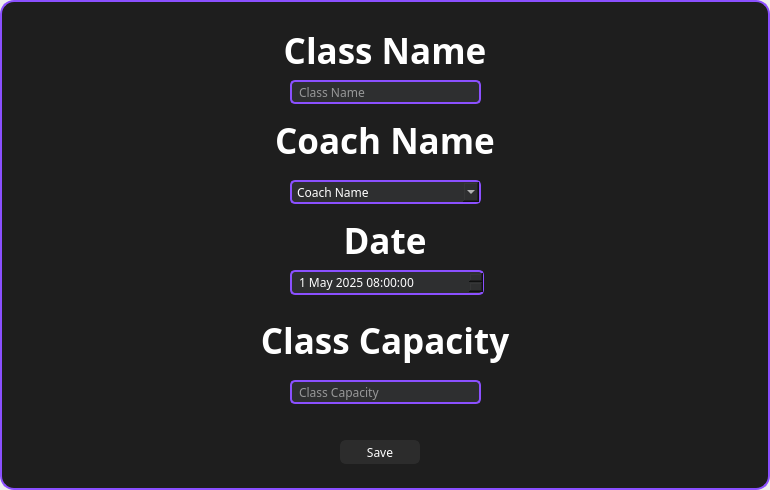
<?xml version="1.0" encoding="UTF-8"?>
<ui version="4.0">
 <class>Receptionist_classesClass</class>
 <widget class="QWidget" name="Receptionist_classesClass">
  <property name="geometry">
   <rect>
    <x>0</x>
    <y>0</y>
    <width>770</width>
    <height>490</height>
   </rect>
  </property>
  <property name="windowTitle">
   <string>Form</string>
  </property>
  <widget class="QLabel" name="Background">
   <property name="geometry">
    <rect>
     <x>0</x>
     <y>0</y>
     <width>770</width>
     <height>490</height>
    </rect>
   </property>
   <property name="styleSheet">
    <string notr="true">background-color: #1e1e1e;
    border: 2px solid #8B50FF ;
    border-radius: 14px;</string>
   </property>
   <property name="text">
    <string/>
   </property>
  </widget>
  <widget class="QComboBox" name="coachNames">
   <property name="geometry">
    <rect>
     <x>290</x>
     <y>180</y>
     <width>191</width>
     <height>24</height>
    </rect>
   </property>
   <property name="font">
    <font>
     <family>Futura</family>
    </font>
   </property>
   <property name="styleSheet">
    <string notr="true">	color:white;
	padding-left: 5px;
    border-radius: 5px;
    border: 2px solid #8B50FF ;
	background-color: #2e2f30;</string>
   </property>
   <property name="placeholderText">
    <string>Coach Name</string>
   </property>
   <item>
    <property name="text">
     <string>Choose Coach</string>
    </property>
   </item>
  </widget>
  <widget class="QLabel" name="label">
   <property name="geometry">
    <rect>
     <x>0</x>
     <y>100</y>
     <width>770</width>
     <height>81</height>
    </rect>
   </property>
   <property name="font">
    <font>
     <family>Futura</family>
     <pointsize>26</pointsize>
     <bold>true</bold>
    </font>
   </property>
   <property name="styleSheet">
    <string notr="true">color:white;</string>
   </property>
   <property name="text">
    <string>Coach Name</string>
   </property>
   <property name="alignment">
    <set>Qt::AlignmentFlag::AlignCenter</set>
   </property>
  </widget>
  <widget class="QLabel" name="label_2">
   <property name="geometry">
    <rect>
     <x>0</x>
     <y>200</y>
     <width>770</width>
     <height>81</height>
    </rect>
   </property>
   <property name="font">
    <font>
     <family>Futura</family>
     <pointsize>26</pointsize>
     <bold>true</bold>
    </font>
   </property>
   <property name="styleSheet">
    <string notr="true">color:white;</string>
   </property>
   <property name="text">
    <string>Date</string>
   </property>
   <property name="alignment">
    <set>Qt::AlignmentFlag::AlignCenter</set>
   </property>
  </widget>
  <widget class="QLabel" name="label_3">
   <property name="geometry">
    <rect>
     <x>0</x>
     <y>10</y>
     <width>770</width>
     <height>81</height>
    </rect>
   </property>
   <property name="font">
    <font>
     <family>Futura</family>
     <pointsize>26</pointsize>
     <bold>true</bold>
    </font>
   </property>
   <property name="styleSheet">
    <string notr="true">color:white;</string>
   </property>
   <property name="text">
    <string>Class Name</string>
   </property>
   <property name="alignment">
    <set>Qt::AlignmentFlag::AlignCenter</set>
   </property>
  </widget>
  <widget class="QLineEdit" name="className">
   <property name="geometry">
    <rect>
     <x>290</x>
     <y>80</y>
     <width>191</width>
     <height>24</height>
    </rect>
   </property>
   <property name="font">
    <font>
     <family>Futura</family>
    </font>
   </property>
   <property name="styleSheet">
    <string notr="true">	color:white;
	padding-left: 5px;
    border-radius: 5px;
    border: 2px solid #8B50FF ;
	background-color: #2e2f30;</string>
   </property>
   <property name="placeholderText">
    <string>Class Name</string>
   </property>
  </widget>
  <widget class="QDateTimeEdit" name="dateTime">
   <property name="geometry">
    <rect>
     <x>290</x>
     <y>270</y>
     <width>194</width>
     <height>25</height>
    </rect>
   </property>
   <property name="font">
    <font>
     <family>Futura</family>
    </font>
   </property>
   <property name="styleSheet">
    <string notr="true">	color:white;
	padding-left: 5px;
    border-radius: 5px;
    border: 2px solid #8B50FF ;
	background-color: #2e2f30;</string>
   </property>
   <property name="maximumDateTime">
    <datetime>
     <hour>23</hour>
     <minute>59</minute>
     <second>59</second>
     <year>2025</year>
     <month>5</month>
     <day>31</day>
    </datetime>
   </property>
   <property name="minimumDateTime">
    <datetime>
     <hour>8</hour>
     <minute>0</minute>
     <second>0</second>
     <year>2025</year>
     <month>5</month>
     <day>1</day>
    </datetime>
   </property>
   <property name="minimumTime">
    <time>
     <hour>8</hour>
     <minute>0</minute>
     <second>0</second>
    </time>
   </property>
  </widget>
  <widget class="QLineEdit" name="classCapacity">
   <property name="geometry">
    <rect>
     <x>290</x>
     <y>380</y>
     <width>191</width>
     <height>24</height>
    </rect>
   </property>
   <property name="font">
    <font>
     <family>Futura</family>
    </font>
   </property>
   <property name="styleSheet">
    <string notr="true">	color:white;
	padding-left: 5px;
    border-radius: 5px;
    border: 2px solid #8B50FF ;
	background-color: #2e2f30;</string>
   </property>
   <property name="inputMask">
    <string/>
   </property>
   <property name="text">
    <string/>
   </property>
   <property name="placeholderText">
    <string>Class Capacity</string>
   </property>
  </widget>
  <widget class="QLabel" name="label_4">
   <property name="geometry">
    <rect>
     <x>0</x>
     <y>300</y>
     <width>770</width>
     <height>81</height>
    </rect>
   </property>
   <property name="font">
    <font>
     <family>Futura</family>
     <pointsize>26</pointsize>
     <bold>true</bold>
    </font>
   </property>
   <property name="styleSheet">
    <string notr="true">color:white;</string>
   </property>
   <property name="text">
    <string>Class Capacity</string>
   </property>
   <property name="alignment">
    <set>Qt::AlignmentFlag::AlignCenter</set>
   </property>
  </widget>
  <widget class="QPushButton" name="confirm">
   <property name="geometry">
    <rect>
     <x>340</x>
     <y>440</y>
     <width>80</width>
     <height>24</height>
    </rect>
   </property>
   <property name="font">
    <font>
     <family>Futura</family>
    </font>
   </property>
   <property name="styleSheet">
    <string notr="true">QPushButton {
    background-color: #2c2c2c;  
    color: white;
    border: 2px solid #2c2c2c;
    border-radius: 6px;
}

QPushButton:hover {
    background-color: #8B50FF ; 
    border: 2px solid #8B50FF ;
    color: white;
}

QPushButton:pressed {
    background-color: #6F3FCC; 
}</string>
   </property>
   <property name="text">
    <string>Save</string>
   </property>
  </widget>
 </widget>
 <resources/>
 <connections/>
</ui>
